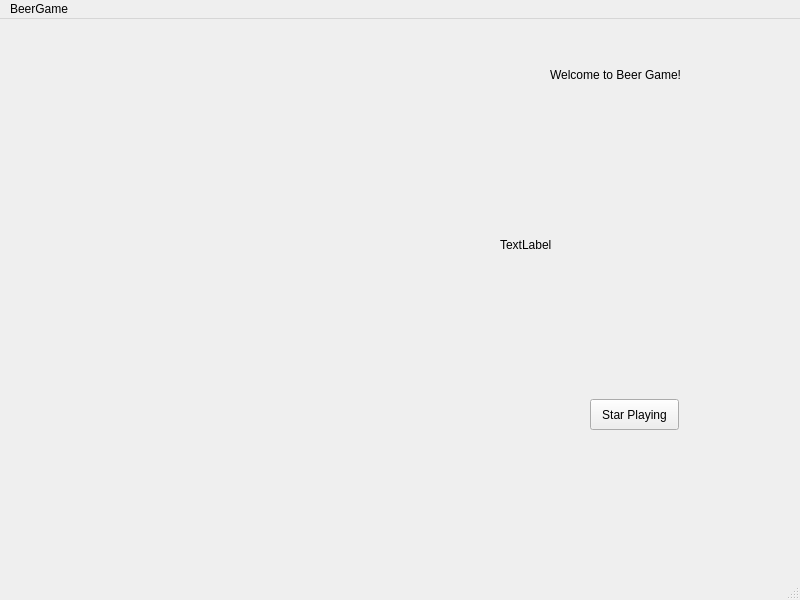
<?xml version="1.0" encoding="UTF-8"?>
<ui version="4.0">
 <class>MainWindow</class>
 <widget class="QMainWindow" name="MainWindow">
  <property name="geometry">
   <rect>
    <x>0</x>
    <y>0</y>
    <width>800</width>
    <height>600</height>
   </rect>
  </property>
  <property name="windowTitle">
   <string>MainWindow</string>
  </property>
  <widget class="QWidget" name="centralwidget">
   <widget class="QPushButton" name="pushButton">
    <property name="geometry">
     <rect>
      <x>590</x>
      <y>380</y>
      <width>89</width>
      <height>31</height>
     </rect>
    </property>
    <property name="text">
     <string>Star Playing</string>
    </property>
   </widget>
   <widget class="QLabel" name="label">
    <property name="geometry">
     <rect>
      <x>550</x>
      <y>30</y>
      <width>171</width>
      <height>51</height>
     </rect>
    </property>
    <property name="text">
     <string>Welcome to Beer Game!</string>
    </property>
   </widget>
   <widget class="QLabel" name="logo">
    <property name="geometry">
     <rect>
      <x>500</x>
      <y>130</y>
      <width>391</width>
      <height>191</height>
     </rect>
    </property>
    <property name="text">
     <string>TextLabel</string>
    </property>
   </widget>
  </widget>
  <widget class="QMenuBar" name="menubar">
   <property name="geometry">
    <rect>
     <x>0</x>
     <y>0</y>
     <width>800</width>
     <height>22</height>
    </rect>
   </property>
   <widget class="QMenu" name="menuBeerGame">
    <property name="title">
     <string>BeerGame</string>
    </property>
   </widget>
   <addaction name="menuBeerGame"/>
  </widget>
  <widget class="QStatusBar" name="statusbar"/>
 </widget>
 <resources/>
 <connections>
  <connection>
   <sender>pushButton</sender>
   <signal>clicked(bool)</signal>
   <receiver>MainWindow</receiver>
   <slot>show()</slot>
   <hints>
    <hint type="sourcelabel">
     <x>312</x>
     <y>157</y>
    </hint>
    <hint type="destinationlabel">
     <x>343</x>
     <y>200</y>
    </hint>
   </hints>
  </connection>
 </connections>
</ui>
